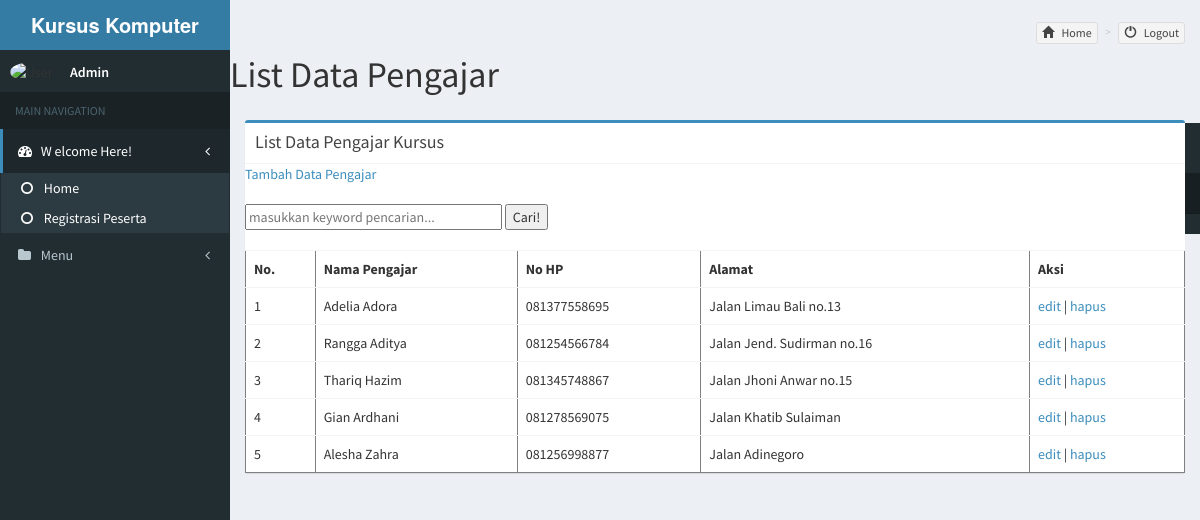
Page /kursus/listpengajar.php on the committed database.
### tables this page shows
CREATE TABLE IF NOT EXISTS `tb_pengajar` (
  `id` int(11) NOT NULL AUTO_INCREMENT,
  `nama_pengajar` varchar(50) NOT NULL,
  `hp_pengajar` varchar(20) NOT NULL,
  `alamat_pengajar` varchar(100) NOT NULL,
  PRIMARY KEY (`id`)
);

### kursus/functions.php (called while the page is built, shortened)
<?php
$conn = mysqli_connect("localhost", "root", "", "db_finansial");
function query($query) {
	global $conn;
	$result = mysqli_query($conn, $query);
	$rows = [];
	while($row = mysqli_fetch_assoc($result) ) {
		$rows[] = $row;
	}
	return $rows;
}
?>

### kursus/listpengajar.php (the view, shortened to what this page needs)
<?php include_once('header.php'); ?>
<?php
$pengajar = query("SELECT * FROM tb_pengajar");
 ?>
      <h1>
        List Data Pengajar
      </h1>
    <section class="content">
      <div class="row">
        <div class="col-md-12">
          <div class="box box-primary">
            <div class="box-header with-border">
              <h3 class="box-title">List Data Pengajar Kursus</h3>
            </div>
<a href="formpengajar.php">Tambah Data Pengajar</a>
<br><br>
<form action="" method="post">
  <input type="text" name="keyword" size="30" autofocus placeholder="masukkan keyword pencarian..." autocomplete="off">
  <button type="submit" name="cari">Cari!</button>
</form>
<br>
<table class="table is-striped" border="1" cellpadding="30" cellspacing="0">
  <tr>
    <th>No.</th>
    <th>Nama Pengajar</th>
    <th>No HP</th>
    <th>Alamat</th>
    <th>Aksi</th>
  </tr>
<?php $i = 1; ?>
<?php foreach( $pengajar as $row) : ?>
  <tr>
    <td><?= $i; ?></td>
    <td><?= $row["nama_pengajar"]; ?></td>
    <td><?= $row["hp_pengajar"]; ?></td>
    <td><?= $row["alamat_pengajar"]; ?></td>
    <td>
      <a href="editpengajar.php?id=<?= $row["id"]; ?>">edit</a> |
      <a href="hapuspengajar.php?id=<?= $row["id"]; ?>" onclick="return confirm('apakah yakin?');">hapus</a>
    </td>
  </tr>
  <?php $i++; ?>
<?php endforeach; ?>
</table>
<?php include_once('footer.php'); ?>

### rows in the picture
tb_pengajar: nama_pengajar "Adelia Adora", hp_pengajar "081377558695", alamat_pengajar "Jalan Limau Bali no.13"
tb_pengajar: nama_pengajar "Rangga Aditya", hp_pengajar "081254566784", alamat_pengajar "Jalan Jend. Sudirman no.16"
tb_pengajar: nama_pengajar "Thariq Hazim", hp_pengajar "081345748867", alamat_pengajar "Jalan Jhoni Anwar no.15"
tb_pengajar: nama_pengajar "Gian Ardhani", hp_pengajar "081278569075", alamat_pengajar "Jalan Khatib Sulaiman"
tb_pengajar: nama_pengajar "Alesha Zahra", hp_pengajar "081256998877", alamat_pengajar "Jalan Adinegoro"
